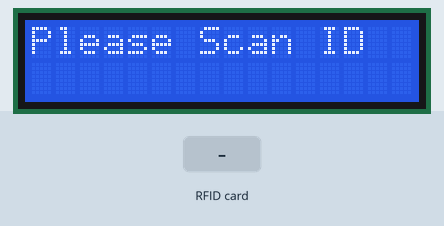
Bench run of a sketch on a simulated ESP32-S3. On the bench: 16×2 character LCD. Inputs (shaded band) come from the test bench. The local clock reads 2024-03-15 10:24:30 at power-on unless the sketch sets it; what the sketch prints to the serial monitor is not drawn.

Above: at 3.3 s.
3.4 s: RFID card 5E 7A 19 C4 held to the reader
At 4.8 s:
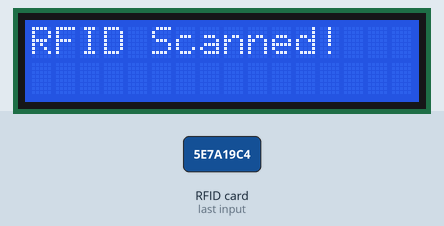
At 11.6 s:
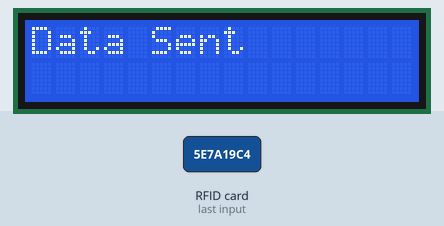
Timing chart, 0 to 12.4 s (numbered marks = the images above; inputs shaded):
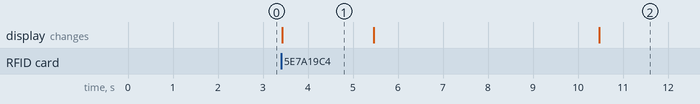

Measured:
- after the input at 3.4 s, the display: changes at once (image 1)
- what the display in image 1 shows lasts 2.1 s, from 3.4 s to 5.5 s

The sketch:

sender.ino
```cpp
/**
 * @file sender.ino
 * @brief ESP32-S3 RFID Timestamp Sender using ESP-NOW and RTC
 *
 * This program reads an RFID tag using MFRC522, retrieves the UID and timestamp
 * from an RTC module, displays it on an LCD, and sends the data wirelessly via ESP-NOW.
 *
 * @author Soo bin Lee
 * @date 2025-03-17
 */

// ======== Includes ===================
#include <WiFi.h>
#include <esp_now.h>
#include <SPI.h>
#include <Wire.h>
#include "RTClib.h"
#include <LiquidCrystal_I2C.h>

#include <MFRC522v2.h>
#include <MFRC522DriverSPI.h>
#include <MFRC522DriverPinSimple.h>
#include <MFRC522Debug.h>

// Define SPI pins for ESP32-S3
#define SS_PIN  8   ///< RFID SDA (SS) pin
#define SCK  12     ///< SPI Clock pin
#define MOSI 11     ///< SPI MOSI pin
#define MISO 13     ///< SPI MISO pin

// Define I2C pins for RTC & LCD
#define SDA_R 21    ///< I2C SDA pin for RTC & LCD
#define SLA_R 19    ///< I2C SCL pin for RTC & LCD

// ======== Global Variables ===================

// Initialize the MFRC522 RFID module using SPI
MFRC522DriverPinSimple ss_pin(SS_PIN);
MFRC522DriverSPI driver{ss_pin};
MFRC522 rfid{driver};

// Initialize RTC and LCD
RTC_DS3231 rtc;
LiquidCrystal_I2C lcd(0x27, 16, 2);

/**
 * @struct AccessData
 * @brief Stores the RFID UID and timestamp of the scan.
 */
typedef struct {
  char uid[10];   ///< RFID UID stored as a string
  char time[20];  ///< Timestamp of scan (HH:MM:SS)
} AccessData;

AccessData accessData;  ///< Stores scanned UID and timestamp

/// MAC address of the receiving ESP-NOW device
uint8_t accessMAC[] = {0x24, 0xEC, 0x4A, 0x0E, 0xC0, 0xCC};

/**
 * @brief Callback function for ESP-NOW message send status.
 *
 * This function is triggered after attempting to send data via ESP-NOW.
 * It displays whether the transmission was successful or failed.
 *
 * @param macAddr MAC address of the recipient
 * @param status ESP-NOW transmission status
 */
void sendStatus(const uint8_t *macAddr, esp_now_send_status_t status) {
  Serial.print("ESP-NOW Send Status: ");
  lcd.clear();
  lcd.setCursor(0, 0);
  if (status == ESP_NOW_SEND_SUCCESS) {
    Serial.println("Success");
    lcd.print("Data Sent");
  } else {
    Serial.println("Failed");
    lcd.print("Failed to Send");
  }
}

/**
 * @brief Initializes peripherals, communication protocols, and ESP-NOW.
 *
 * This function sets up the RFID reader, RTC, LCD, and ESP-NOW communication.
 */
void setup() {
  Serial.begin(115200);
  Serial.println("Starting setup...");

  // Initialize SPI for RFID
  SPI.begin(SCK, MISO, MOSI, SS_PIN);
  rfid.PCD_Init();  // Initialize RFID module

  // Initialize I2C for RTC and LCD
  Wire.begin(SDA_R, SLA_R);
  lcd.init();
  lcd.backlight();
  lcd.clear();
  lcd.print("Please Scan ID");
  Serial.println("LCD Initialized");
  delay(2000);

  // Initialize RTC module, use as debugging tool to make sure RTC is properly connected
  Serial.println("Initializing RTC...");
  if (!rtc.begin()) {
    Serial.println("RTC Error!");
    lcd.print("RTC Error!");
    while (1);
  }
  Serial.println("RTC Initialized.");

  // Set ESP32 and initialize ESP-NOW
  WiFi.mode(WIFI_STA);
  Serial.println("Initializing ESP-NOW...");
  // Debug statement
  if (esp_now_init() != ESP_OK) {
    Serial.println("ESP-NOW Error!");
    lcd.print("ESP-NOW Error!");
    return;
  }
  Serial.println("ESP-NOW Initialized");

  // Register ESP-NOW callback function
  esp_now_register_send_cb(sendStatus);

  // Add peer device for ESP-NOW communication
  esp_now_peer_info_t peerInfo = {};
  memcpy(peerInfo.peer_addr, accessMAC, 6);
  peerInfo.channel = 0;
  peerInfo.encrypt = false;
  // Debug statement
  if (esp_now_add_peer(&peerInfo) != ESP_OK) {
    Serial.println("Peer Error!");
    lcd.print("Peer Error!");
    return;
  }
  Serial.println("ESP-NOW Peer Added");
}

/**
 * @brief Main loop that continuously checks for RFID scans and sends data.
 *
 * If a valid RFID tag is detected, the UID and timestamp are displayed on
 * the LCD and transmitted via ESP-NOW.
 */
void loop() {
  // Check if an RFID tag is detected
  if (!rfid.PICC_IsNewCardPresent()) {
    return;
  }

  // Select the card and read the UID
  if (!rfid.PICC_ReadCardSerial()) {
    return;
  }

  lcd.clear();
  lcd.setCursor(0, 0);
  lcd.print("RFID Scanned!");
  delay(2000);

  // Read UID and format as a string
  String uidStr = "";
  for (byte i = 0; i < rfid.uid.size; i++) {
    uidStr += String(rfid.uid.uidByte[i], HEX);
    if (i < rfid.uid.size - 1) uidStr += ":"; // Separate bytes with colons
  }
  uidStr.toUpperCase(); // Convert to all uppercase to ensure consistency in formatting
  uidStr.toCharArray(accessData.uid, sizeof(accessData.uid)); // Converts string to C-style char array and stores result into accessData

  // Get Timestamp from RTC
  DateTime now = rtc.now();
  sprintf(accessData.time, "%02d:%02d:%02d", now.hour(), now.minute(), now.second());

  // Display UID and Timestamp on LCD/Users/saralee/Desktop/ee474/lab/Lee_final_project/Lee_final_project.ino
  lcd.clear();
  lcd.print("UID: ");
  lcd.print(accessData.uid);
  lcd.setCursor(0, 1);
  lcd.print(accessData.time);
  delay(5000);

  // Send Data to ESP-NOW (UID + Timestamp)
  esp_now_send(accessMAC, (uint8_t *)&accessData, sizeof(accessData));

  delay(2000);
}
```
